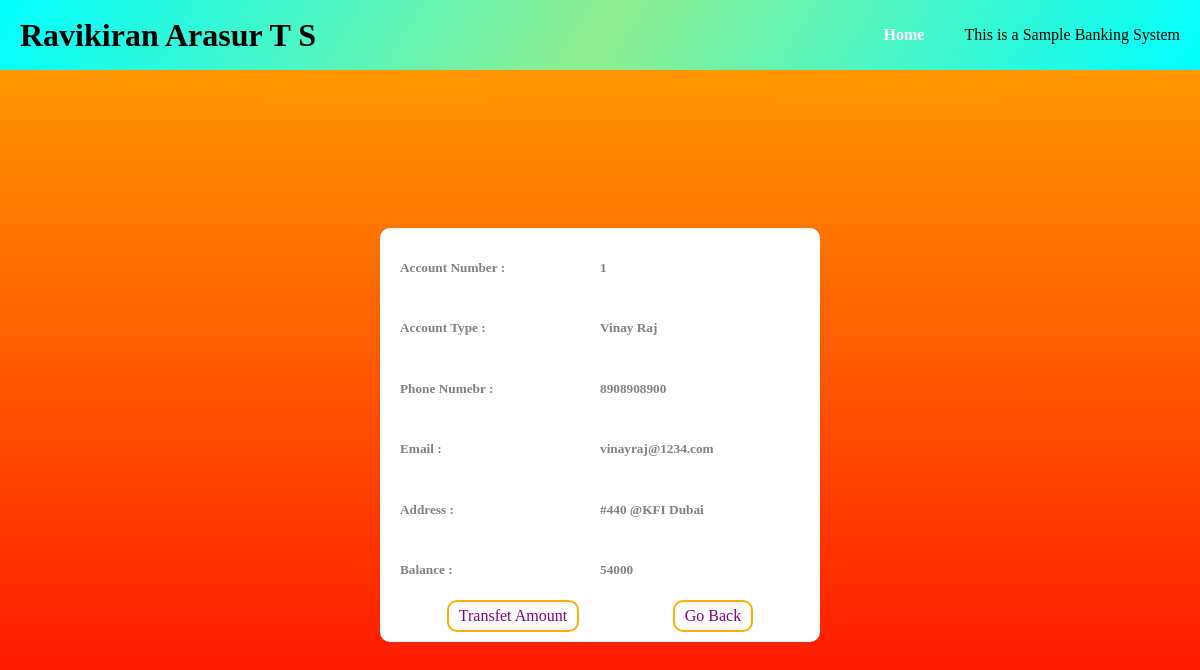
The page /viewCustomer.php?number=1 on the database its author committed.
### tables this page shows
CREATE TABLE `customers` (
  `account_number` int(11) NOT NULL,
  `account_type` varchar(10) NOT NULL,
  `name` varchar(255) NOT NULL,
  `email` varchar(150) NOT NULL,
  `phno` bigint(20) NOT NULL,
  `address` text NOT NULL,
  `cur_balance` double NOT NULL
);

### viewCustomer.php (the view, shortened to what this page needs)
<?php
    include "./php/init.php";
    if(isset($_GET["number"])){
        $accno = intval($_GET["number"]);
        $res = mysqli_query($con, "SELECT * FROM customers WHERE account_number = $accno");
        if(mysqli_num_rows($res) != 1){
            echo "<script> alert('error finding your account') ; window.location = './allCustomers.php' </script>";
        }else{
        $rows = mysqli_fetch_assoc($res);
?>
<!DOCTYPE html>
<html lang="en">
<head>
    <link rel="stylesheet" href="./assets/css/main.css">
</head>
<body   style="background-image:linear-gradient(orange,red)">
    <main>
       <div class="personal-info">
           <div class="row">
               <h5>Account Number :</h5>
               <h5><?php echo $rows["account_number"] ?></h5>
           </div>
           <div class="row">
               <h5>Account Type :</h5>
               <h5><?php echo $rows["name"] ?></h5>
           </div>
           <div class="row">
               <h5>Phone Numebr :</h5>
               <h5><?php echo $rows["phno"] ?></h5>
           </div>
           <div class="row">
               <h5>Email :</h5>
               <h5><?php echo $rows["email"] ?></h5>
           </div>
           <div class="row">
               <h5>Address :</h5>
               <h5><?php echo $rows["address"] ?></h5>
           </div>
           <div class="row">
               <h5>Balance :</h5>
               <h5><?php echo $rows["cur_balance"] ?></h5>
           </div>
           <div class="row">
               <a href="./transfer.php?number=<?php echo $rows['account_number'] ?>" class="transfet-page-btn">Transfet Amount</a>
               <a href="./allCustomers.php" class="transfet-page-btn">Go Back</a>
           </div>
       </div>
    </main>
</body>
</html>
<?php
        }
    }
?>

### assets/css/main.css (style rules this page uses)
body { margin: 0; padding: 0; background-image:linear-gradient(cyan,blue) font-family: 'Montserrat', sans-serif; }
header { width: 100%; height: 70px; -webkit-box-sizing: border-box; box-sizing: border-box; display: -webkit-box; display: -ms-flexbox; display: flex; -webkit-box-pack: justify; -ms-flex-pack: justify; justify-content: space-between; -webkit-box-align: center; -ms-flex-align: center; align-items: center; background-color: rgba(184, 184, 184, 0.616); padding: 0 20px; }
header div { display: -webkit-box; display: -ms-flexbox; display: flex; -webkit-box-pack: center; -ms-flex-pack: center; justify-content: center; -webkit-box-align: center; -ms-flex-align: center; align-items: center; height: 70px; }
header div a { margin-right: 20px; height: 100%; line-height: 70px; padding: 0 20px; text-decoration: none; color: white; font-weight: 700; -webkit-box-sizing: border-box; box-sizing: border-box; }
main { width: 100%; min-height: calc(100vh - 70px); display: -webkit-box; display: -ms-flexbox; display: flex; -webkit-box-pack: center; -ms-flex-pack: center; justify-content: center; -webkit-box-align: center; -ms-flex-align: center; align-items: center; }
main .personal-info { min-width: 200px; max-width: 500px; color: gray; background: white; padding: 10px 20px; border-radius: 10px; }
main .personal-info .row { display: -webkit-box; display: -ms-flexbox; display: flex; }
main .personal-info .row h5 { min-width: 200px; }
main .personal-info .transfet-page-btn { text-decoration: none; color: purple; font-weight: 500; display: block; padding: 5px 10px; margin: 0 auto; text-align: center; border: 2px solid #ffae00; border-radius: 10px; -webkit-transition: .2s; transition: .2s; }

### rows shown on the page
customers: account_number "1", name "Vinay Raj", phno "8908908900", email "vinayraj@1234.com", address "#440 @KFI Dubai", cur_balance "54000"
